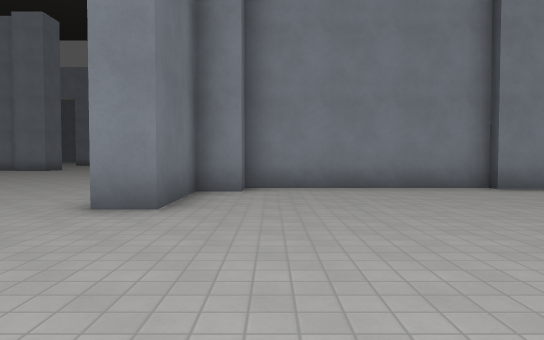
View 1 (above)

24 first-person views from a walk through a Godot game level. The camera is 1.3 m above the floor, tilts 2° down and sees 70° across. The floor is counted in squares, 2 m on a side. Each view is taken from the middle of a square. On the plan, view 1 faces up. The plan holds only what a view shows up to about 11 squares ahead; the rest is blank. The place goes on beyond the plan. Surface patterns are stand-ins for the level's own textures.

View 2
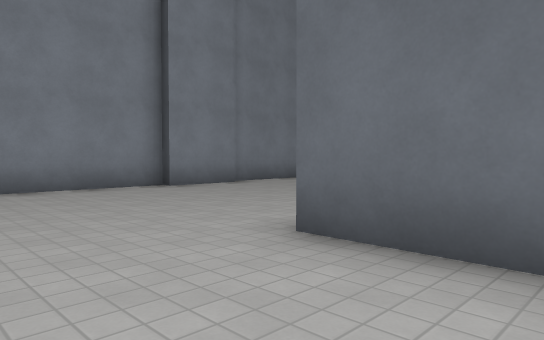

View 3
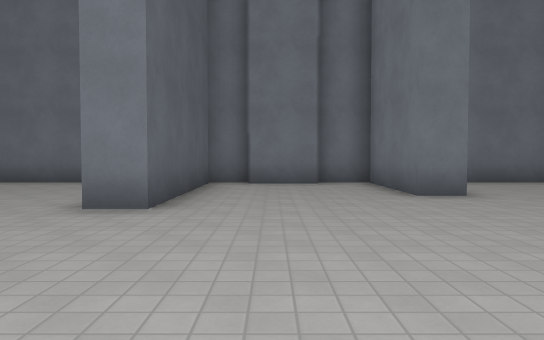

View 4
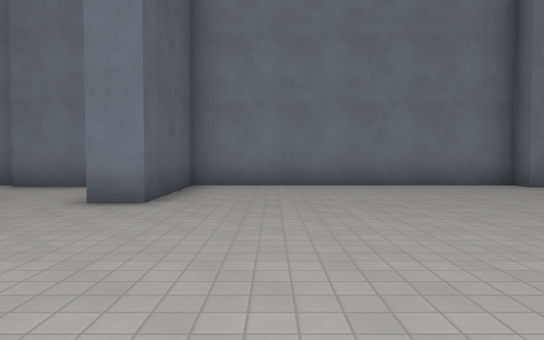

View 5
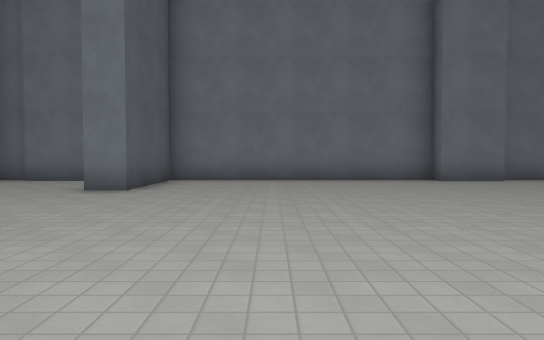

View 6
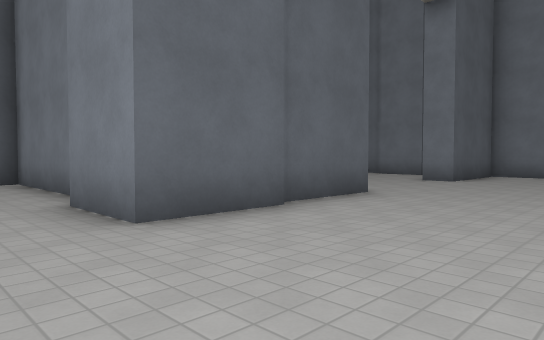

View 7
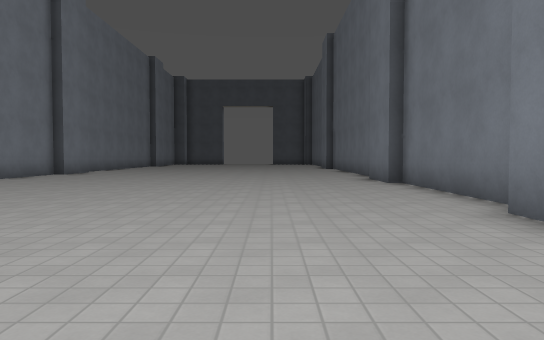

View 8
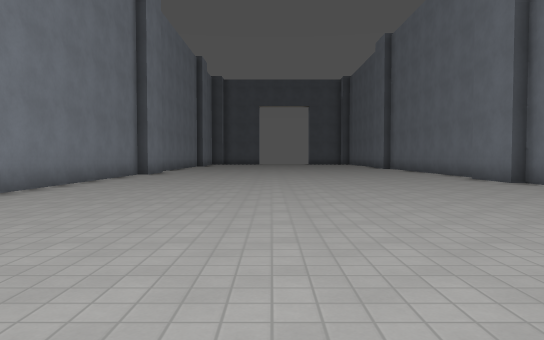

View 9
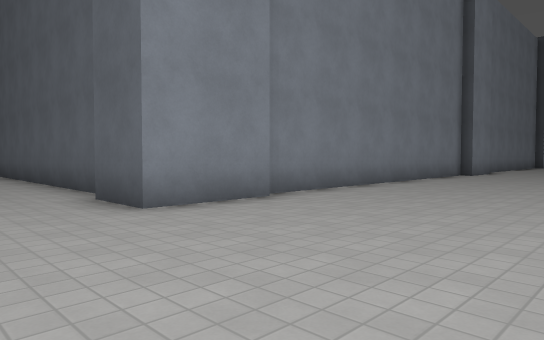

View 10
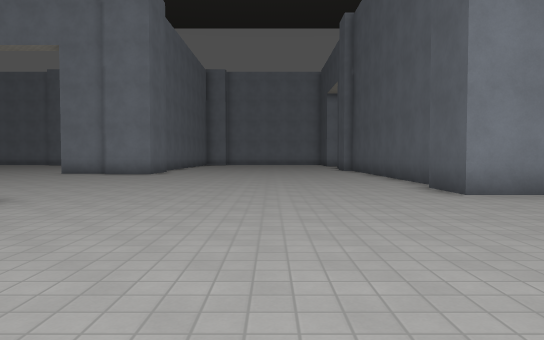

View 11
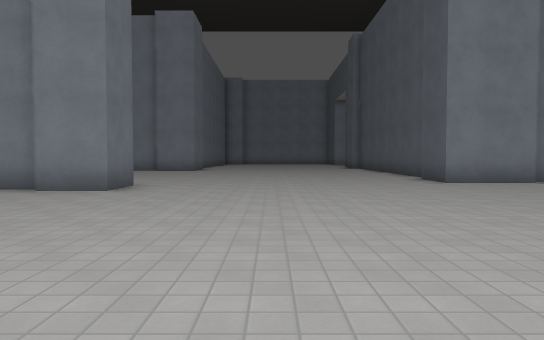

View 12
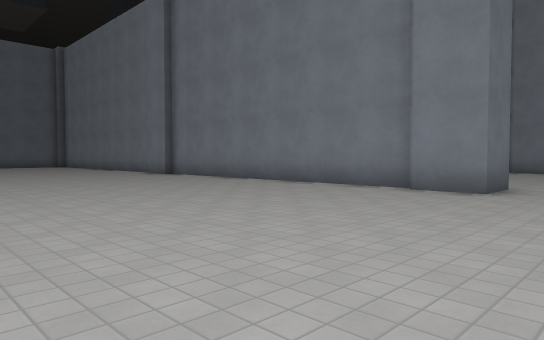

View 13
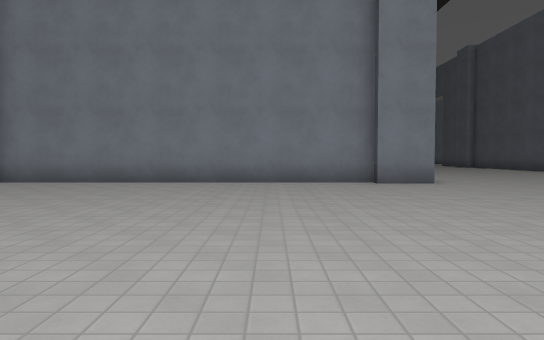

View 14
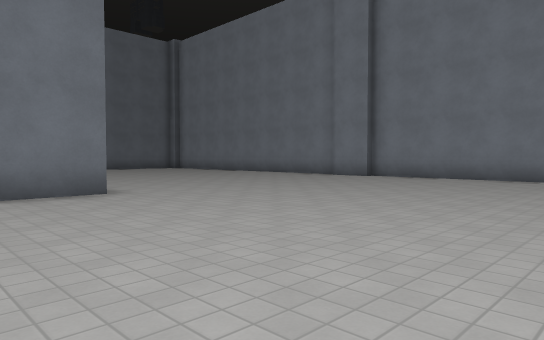

View 15
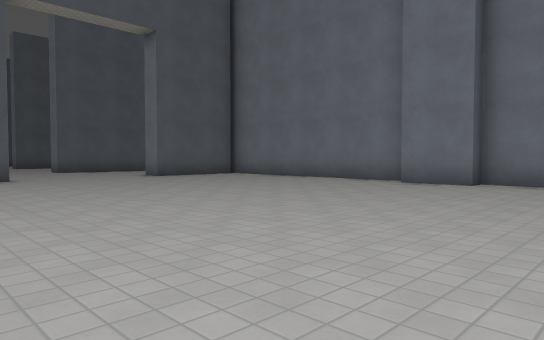

View 16
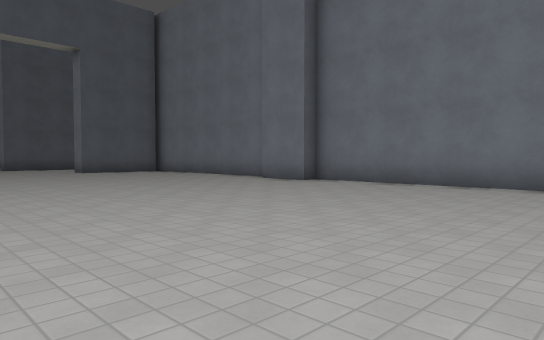

View 17
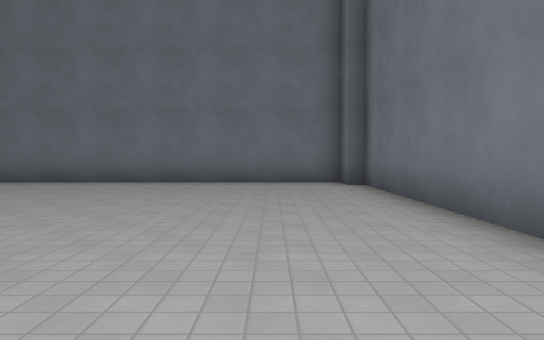

View 18
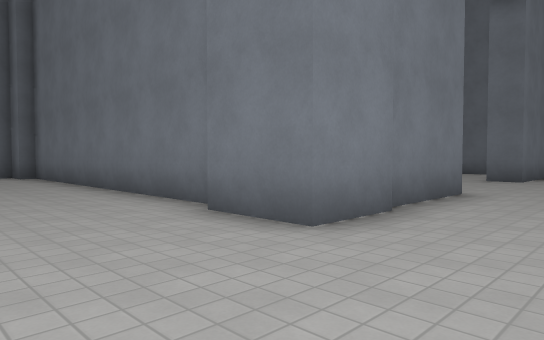

View 19
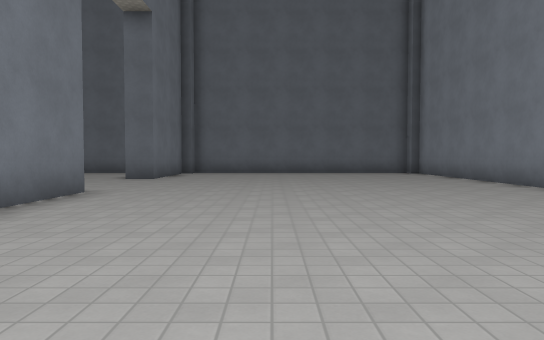

View 20
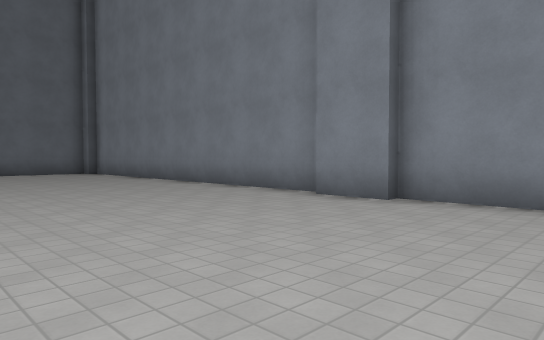

View 21
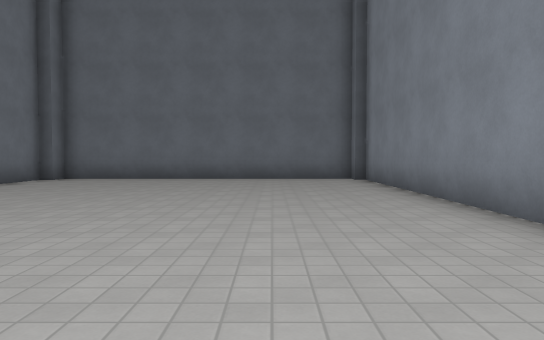

View 22
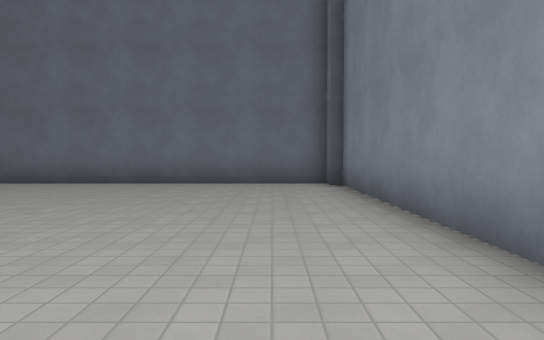

View 23
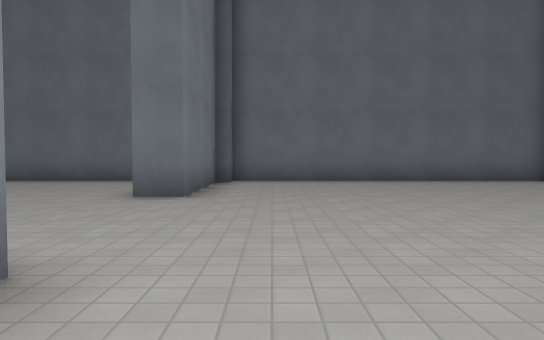

View 24
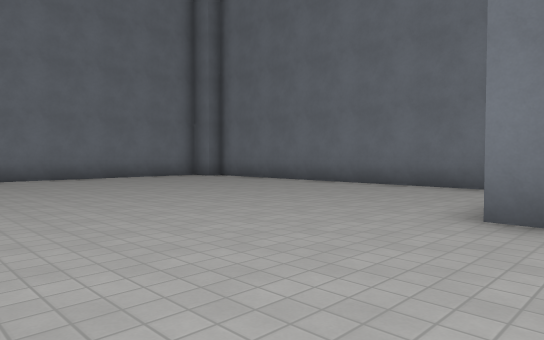

### Floor plan
Points are (right, up) in squares from view 1. A wall is a line through its corners. A room is listed if a view was taken in it or the views show most of it. See-through windows are left out.
Room 1 (views 1, 2, 3, 4, 5, 6, 7, 8, 9, 10, 11, 12, 13, 14, 15, 16, 17, 18, 19, 20, 21, 22, 23, 24)
walls: (-11.4, 17.6) (-20.9, 17.6); (-21.1, 6.6) (-21.1, -1.8); (-10.1, 18.8) (-10.1, 17.3) (-11.5, 17.3); (-20.8, 17.3) (-22.2, 17.3); (-22.4, 17.6) (-32.9, 17.6); (-25.1, 8.6) (-20.8, 8.6) (-20.8, 7); (-2.4, 7.1) (-2.4, 9.3) (-0.5, 9.3); (0.1, 8.8) (4.5, 8.8) (4.5, 9.3) (6, 9.3); (-20.8, -1.8) (-20.8, -2.7) (-11.1, -2.7) (-11.1, -2.3) (-9.4, -2.3) (-9.4, -2.7) (-0.1, -2.7); (-2.4, 21.9) (-2.4, 24.5); (-0.5, 19.5) (-2.7, 19.5) (-2.7, 21.1); (-2.2, -2.6) (-2.2, 0.6) (-1.4, 0.6) (-1.4, -2.5); (4.5, 8) (-0.6, 8) (-0.6, 7.2) (-1.4, 7.2) (-1.4, 4.7) (-2.2, 4.7) (-2.2, 7); (-0.1, -2.3) (1.6, -2.3); (-33.3, 6.6) (-33.3, 1.6); (-32.8, 17.3) (-33.3, 17.3) (-33.3, 8.8) (-32.7, 8.8) (-32.7, 8.6) (-29.2, 8.6) (-29.2, 7.8); (-28.9, -2.7) (-27, -2.7); (6.4, 7.7) (4.4, 7.7); (1.5, -2.7) (2.6, -2.7); (2.5, -2.4) (2.5, 2.2) (3.4, 2.2); (7.6, 8) (6.5, 8); (6.1, 19.8) (-0.4, 19.8); (5.8, -2.7) (7.9, -2.7)

Positions as (right, up) in squares from view 1, and headings:
1: (0, 0), facing up
2: (0, 0), facing up-right
3: (1, 7), facing down
4: (-4, 6), facing down
5: (-5, 8), facing down
6: (-6, 11), facing down-right
7: (-5, 12), facing right
8: (-5, 15), facing right
9: (-5, 15), facing up-right
10: (-6, 13), facing up
11: (-7, 10), facing up
12: (-8, 10), facing up-left
13: (-14, 8), facing up
14: (-14, 6), facing up-left
15: (-14, 7), facing down-right
16: (-18, 6), facing down-right
17: (-19, 7), facing down
18: (-18, 11), facing down-left
19: (-18, 12), facing left
20: (-18, 12), facing up-left
21: (-22, 15), facing left
22: (-24, 16), facing left
23: (-23, 10), facing left
24: (-25, 9), facing down-left
